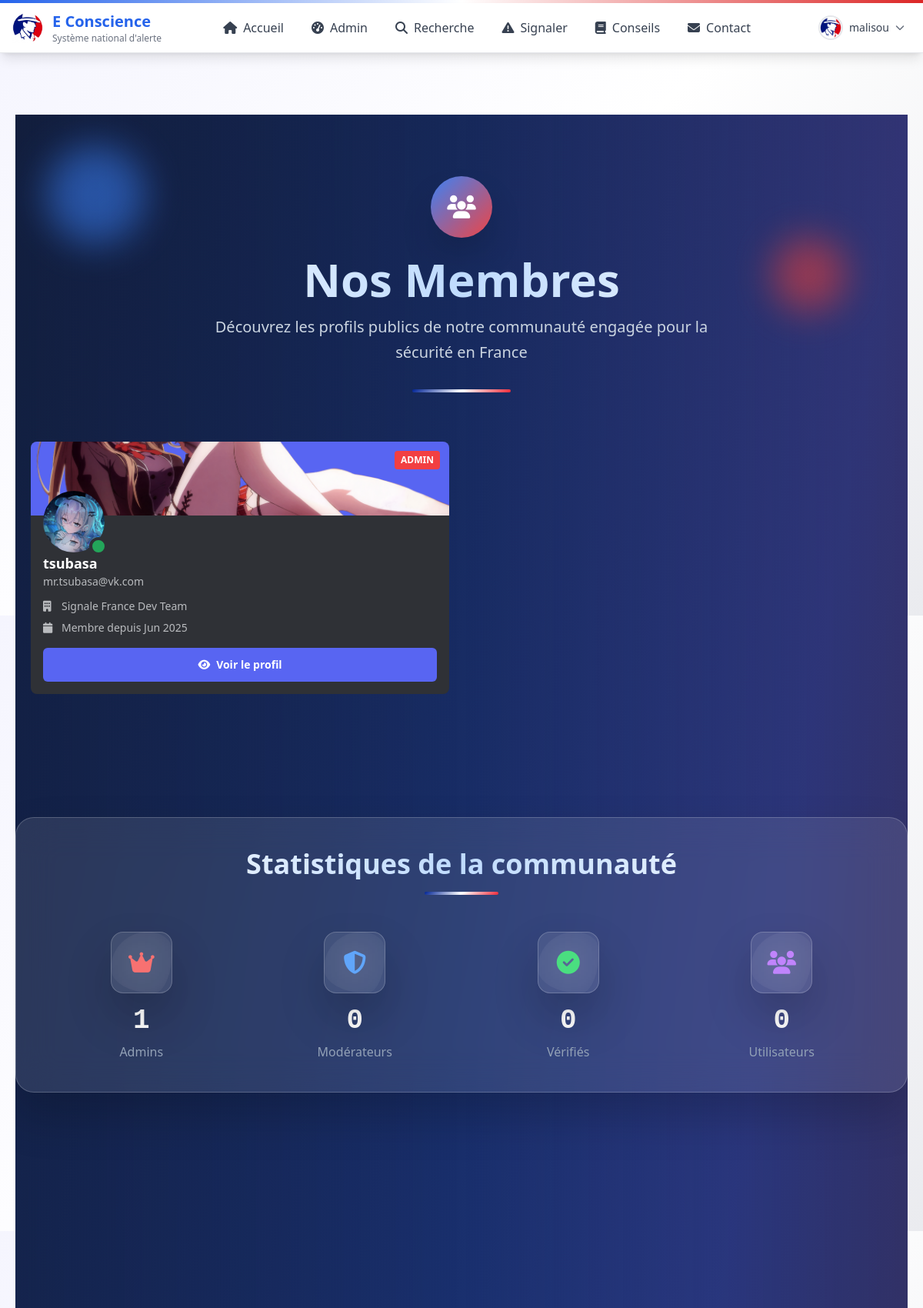
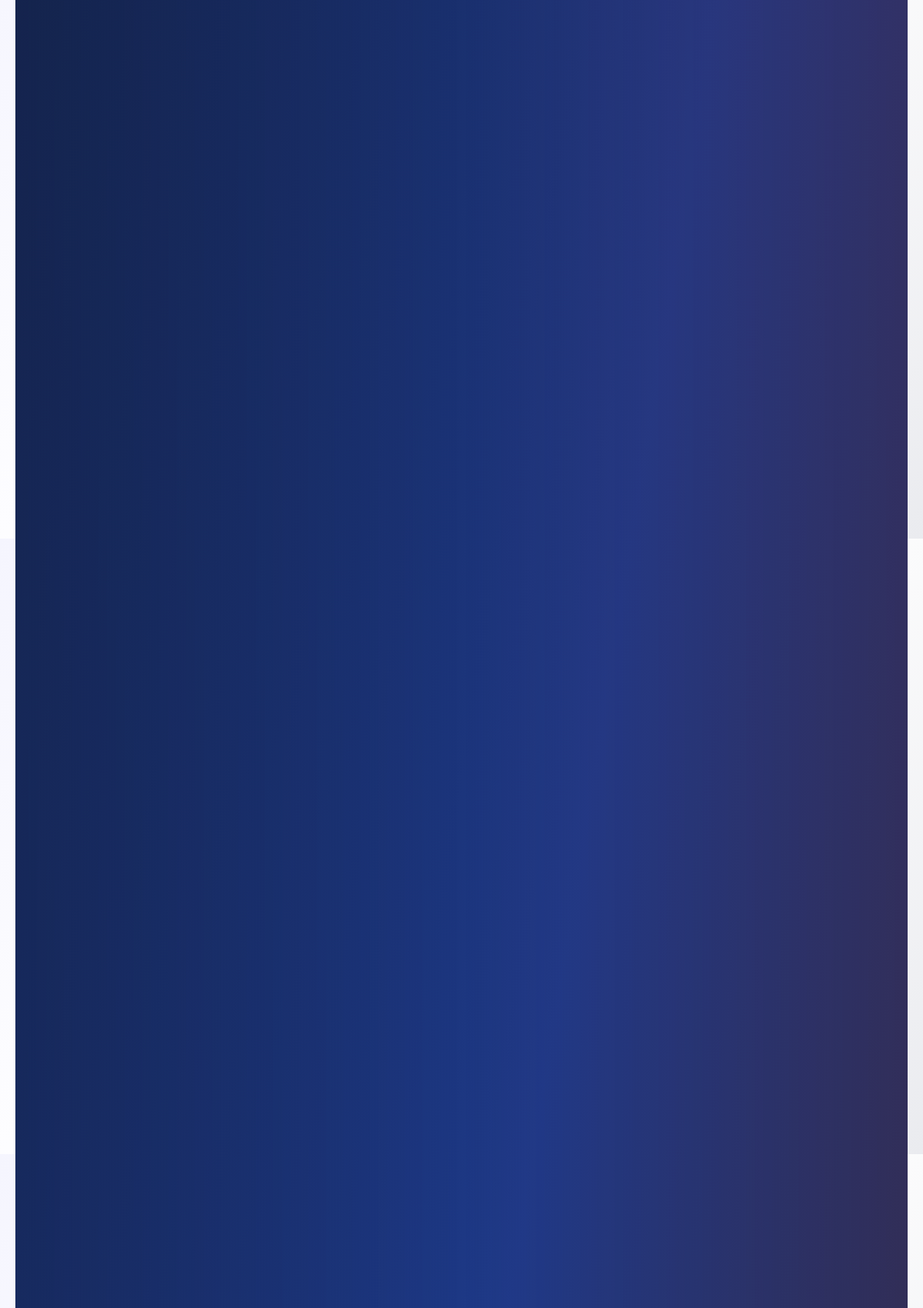
Screenshot of /Pages/membres.php (signed in, upper part) with the database file from the repository (2 pictures, top to bottom).
### tables this page shows
CREATE TABLE users (
            id INTEGER PRIMARY KEY AUTOINCREMENT,
            username VARCHAR(255) NOT NULL UNIQUE,
            email VARCHAR(255) NOT NULL UNIQUE,
            password VARCHAR(255) NOT NULL,
            role VARCHAR(255) NOT NULL,
            access_level VARCHAR(50) DEFAULT 'basic',
            accreditation VARCHAR(255) DEFAULT NULL,
            organization VARCHAR(255) DEFAULT NULL,
            created_at DATETIME DEFAULT CURRENT_TIMESTAMP,
            updated_at DATETIME DEFAULT CURRENT_TIMESTAMP,
            deleted_at DATETIME NULL,
            avatar VARCHAR(255) DEFAULT NULL,
            banner VARCHAR(255) DEFAULT NULL,
            bio VARCHAR(255) DEFAULT NULL,
            phone VARCHAR(255) DEFAULT NULL,
            address VARCHAR(255) DEFAULT NULL,
            city VARCHAR(255) DEFAULT NULL,
            country VARCHAR(255) DEFAULT NULL,
            zip VARCHAR(255) DEFAULT NULL,
            website VARCHAR(255) DEFAULT NULL,
            linkedin VARCHAR(255) DEFAULT NULL,
            twitter VARCHAR(255) DEFAULT NULL,
            github VARCHAR(255) DEFAULT NULL,
            token VARCHAR(255) DEFAULT NULL,
            token_expiry DATETIME DEFAULT NULL,
            last_activity DATETIME DEFAULT CURRENT_TIMESTAMP,
            is_active INTEGER DEFAULT 0,
            is_verified INTEGER DEFAULT 0,
            is_banned INTEGER DEFAULT 0,
            is_deleted INTEGER DEFAULT 0,
            is_blacklisted INTEGER DEFAULT 0,
            is_public INTEGER DEFAULT 0,
            require_password_change INTEGER DEFAULT 0
        );

### Pages/membres.php (the view, shortened to what the rows shown need)
<?php
require_once '../Inc/Components/header.php';
require_once '../Inc/Components/nav.php';
try {
    $conn = connect_db();
    $stmt = $conn->prepare("
        SELECT id, username, email, role, avatar, banner, bio, organization,
               accreditation, website, github, linkedin, created_at, last_activity, is_active
        FROM users
        WHERE is_public = 1 AND is_deleted = 0 AND is_banned = 0
        ORDER BY last_activity DESC
    ");
    $stmt->execute();
    $publicUsers = $stmt->fetchAll(PDO::FETCH_ASSOC);
} catch (Exception $e) {
    error_log("Erreur dans membres.php: " . $e->getMessage());
    $publicUsers = [];
}
?>
<main>
    <section class="py-20 px-5 max-w-7xl mx-auto">
        <div class="min-h-screen relative overflow-hidden bg-gradient-to-br from-slate-900 via-blue-900 to-slate-800">
            <div class="relative z-10">
                <section class="py-20 px-5 max-w-7xl mx-auto">
                    <div class="text-center mb-16">
                        <h1
                            class="text-5xl md:text-6xl font-bold bg-gradient-to-r from-white via-blue-200 to-white bg-clip-text text-transparent mb-4">
                        </h1>
                    </div>
                    <?php if (empty($publicUsers)): ?>
                        <div class="text-center py-20 member-card">
                            <div
                                class="glassmorphism-premium w-40 h-40 rounded-full flex items-center justify-center mx-auto mb-8 morphing-bg">
                                <i class="fas fa-users text-6xl text-blue-400"></i>
                            </div>
                            <h3 class="text-4xl font-bold text-white mb-6">Aucun profil public</h3>
                            <p class="text-slate-400 max-w-md mx-auto text-lg leading-relaxed mb-8">
                                Personne n'a encore rendu son profil public.
                                Soyez le premier à rejoindre la communauté visible !
                            </p>
                            <a href="profile.php"
                                class="inline-flex items-center gap-3 bg-gradient-to-r from-blue-500 to-red-500 text-white px-8 py-4 rounded-full font-semibold hover:from-blue-600 hover:to-red-600 transition-all duration-300 shadow-lg hover:shadow-2xl transform hover:-translate-y-2">
                                <i class="fas fa-user-plus"></i>
                                Rendre mon profil public
                            </a>
                        </div>
                    <?php else: ?>
                        <div class="grid grid-cols-1 lg:grid-cols-2 xl:grid-cols-3 gap-8">
                            <?php foreach ($publicUsers as $index => $member): ?>
                                <div class="member-card bg-[#2f3136] rounded-lg overflow-hidden hover:bg-[#36393f] transition-all duration-200 relative"
                                    data-role="<?= htmlspecialchars($member['role']) ?>"
                                    style="animation-delay: <?= $index * 0.1 ?>s">
                                    <div class="h-24 relative overflow-hidden bg-[#5865f2]">
                                        <?php if ($member['banner'] && file_exists('../Assets/Images/banners/' . $member['banner'])): ?>
                                            <img src="../Assets/Images/banners/<?= htmlspecialchars($member['banner']) ?>"
                                                alt="Bannière de <?= htmlspecialchars($member['username']) ?>"
                                                class="w-full h-full object-cover">
                                        <?php else: ?>
                                            <div class="w-full h-full bg-gradient-to-r from-[#5865f2] to-[#7289da]"></div>
                                        <?php endif; ?>
                                        <?php
                                        $badgeColors = [
                                            'admin' => 'bg-[#f23f42]',
                                            'moderator' => 'bg-[#5865f2]',
                                            'verified' => 'bg-[#57f287]',
                                            'user' => 'bg-[#99aab5]'
                                        ];
                                        $badgeClass = $badgeColors[$member['role']] ?? $badgeColors['user'];
                                        ?>
                                        <div
                                            class="absolute top-3 right-3 px-2 py-1 <?= $badgeClass ?> text-white rounded text-xs font-semibold uppercase">
                                            <?= htmlspecialchars($member['role']) ?>
                                        </div>
                                    </div>
                                    <div class="absolute top-16 left-4 z-10">
                                        <div class="relative">
                                            <div
                                                class="w-20 h-20 rounded-full border-6 border-[#2f3136] overflow-hidden bg-[#36393f] hover:border-[#5865f2] transition-all duration-200">
                                                <?php if ($member['avatar'] && file_exists('../Assets/Images/avatars/' . $member['avatar'])): ?>
                                                    <img src="../Assets/Images/avatars/<?= htmlspecialchars($member['avatar']) ?>"
                                                        alt="Avatar de <?= htmlspecialchars($member['username']) ?>"
                                                        class="w-full h-full object-cover">
                                                <?php endif; ?>
                                            </div>
                                            <div
                                                class="absolute -bottom-1 -right-1 w-6 h-6 <?= $member['is_active'] ? 'bg-[#23a55a]' : 'bg-[#80848e]' ?> border-4 border-[#2f3136] rounded-full">
                                            </div>
                                        </div>
                                    </div>
                                    <div class="pt-12 pb-4 px-4">
                                        <div class="mb-3">
                                            <h3 class="text-white text-lg font-semibold hover:underline cursor-pointer">
                                                <?= htmlspecialchars($member['username']) ?>
                                            </h3>
                                            <p class="text-[#b9bbbe] text-sm">
                                                <?= htmlspecialchars($member['email']) ?>
                                            </p>
                                        </div>
                                        <div class="space-y-2 text-sm">
                                            <?php if (!empty($member['organization'])): ?>
                                                <div class="flex items-center gap-2 text-[#b9bbbe]">
                                                    <i class="fas fa-building text-[#b9bbbe] w-4"></i>
                                                    <span><?= htmlspecialchars($member['organization']) ?></span>
                                                </div>
                                            <?php endif; ?>
                                            <div class="flex items-center gap-2 text-[#b9bbbe]">
                                                <i class="fas fa-calendar text-[#b9bbbe] w-4"></i>
                                                <span>Membre depuis <?= date('M Y', strtotime($member['created_at'])) ?></span>
                                            </div>
                                        </div>
                                        <div class="mt-4">
                                            <button onclick="showProfile(<?= $member['id'] ?>)"
                                                class="w-full bg-[#5865f2] hover:bg-[#4752c4] text-white py-3 px-4 rounded-md text-sm font-semibold transition-all duration-200 flex items-center justify-center gap-2 hover:shadow-lg hover:scale-[1.02]">
                                                <i class="fas fa-eye"></i>
                                                Voir le profil
                                            </button>
                                        </div>
                                    </div>
                                </div>
                            <?php endforeach; ?>
                        </div>
                </div>
                <div class="mt-20 glassmorphism-premium rounded-3xl p-10 interactive-hover">
                    <div class="text-center mb-12">
                        <h2
                            class="text-4xl font-bold bg-gradient-to-r from-white via-blue-200 to-white bg-clip-text text-transparent mb-4">
                        </h2>
                    </div>
                </div>
            <?php endif; ?>
    </section>
</main>
<?php include_once('../Inc/Components/footer.php'); ?>
</body>
</html>

### Inc/Components/nav.php (shortened to what the rows shown need)
<?php
$rootPath = dirname(dirname(dirname(__FILE__))) . DIRECTORY_SEPARATOR;
include_once($rootPath . "Inc" . DIRECTORY_SEPARATOR . "Constants" . DIRECTORY_SEPARATOR . "CookieManager.php");
$user = null;
$username = null;
try {
    if (isset($_SESSION['user_id']) && !empty($_SESSION['user_id'])) {
        $conn = connect_db();
        $req = $conn->prepare("SELECT * FROM users WHERE id = ?");
        $req->execute([$_SESSION['user_id']]);
        $dataUser = $req->fetch(PDO::FETCH_ASSOC);
        if ($dataUser) {
            $user = $dataUser;
            $username = $dataUser['username'];
        }
    }
    if ($user) {
        $avatarDir = $rootPath . "Assets/Images/avatars/";
        $latestAvatar = null;
        $avatarFile = $latestAvatar ? $avatarDir . $latestAvatar : null;
    }
} catch (PDOException $e) {
    error_log("Database error in nav.php: " . $e->getMessage());
} catch (Exception $e) {
    error_log("General error in nav.php: " . $e->getMessage());
}
$currentPath = $_SERVER['REQUEST_URI'];
$isInSubfolder = (strpos($currentPath, '/Src/') !== false || strpos($currentPath, '/Pages/') !== false);
$basePath = $isInSubfolder ? '../' : './';
?>
<nav class="bg-white shadow-lg sticky top-0 z-50 border-b border-gray-200">
    <div class="max-w-7xl mx-auto">
        <div class="flex justify-between items-center h-16">
            <div class="flex items-center space-x-3 px-4">
                <div class="block">
                    <h1 class="text-lg sm:text-xl font-bold text-blue-600">E Conscience</h1>
                </div>
            </div>
            <div class="flex items-center space-x-3 px-4">
                <?php if ($user !== null) { ?>
                    <div class="relative" id="user-dropdown">
                        <button onclick="toggleUserDropdown()"
                            class="flex items-center space-x-2 p-2 rounded-lg hover:bg-gray-100 transition-colors">
                            <img src="<?php echo ($latestAvatar && file_exists($avatarFile)) ? $basePath . 'Assets/Images/avatars/' . $latestAvatar : $basePath . 'Assets/Images/SignaleFrance.png'; ?>"
                                alt="Avatar" class="h-8 w-8 rounded-full object-cover border-2 border-gray-200">
                            <span
                                class="hidden md:block text-sm font-medium text-gray-700"><?php echo htmlspecialchars($username); ?></span>
                            <i class="fas fa-chevron-down text-xs text-gray-500"></i>
                        </button>
                    </div>
                <?php } ?>
            </div>
        </div>
    </div>
</nav>

### rows the page displays
users: username "malisou"
users: banner (picture), role "ADMIN", avatar (picture), is_active 1 (drawn), username "tsubasa", email "mr.tsubasa@vk.com", organization "Signale France Dev Team", created_at "Jun 2025"

### other values shown
$stat['count'] "1"
$stat['label'] "Admins"
$stat['count'] "0"
$stat['label'] "Modérateurs"
$stat['label'] "Vérifiés"
$stat['label'] "Utilisateurs"
